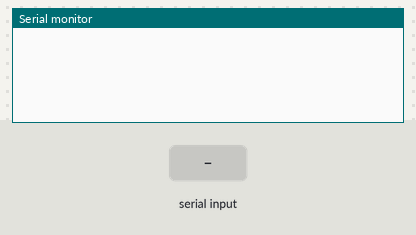
Bench run of a sketch on a simulated Arduino Mega 2560, built with avr-gcc and run on an emulated ATmega2560. Parts: the last lines printed to the serial monitor. The inputs (shaded band) are chosen by the test bench.

Above: at 1.2 s.
1.3 s: "91\n" received over the second serial link
At 2.3 s:
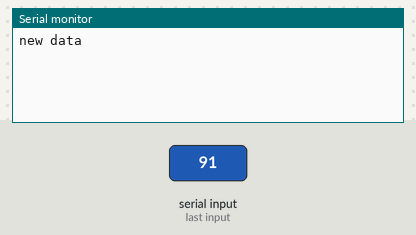
2.8 s: "93\n" received over the second serial link
At 3.4 s:
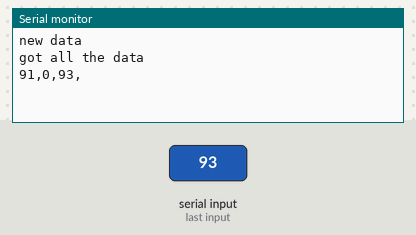
4.3 s: "93\n" received over the second serial link
At 5.8 s:
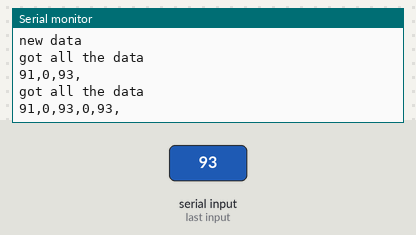

The sketch:

teensy3_6_receives_data.ino
```cpp
/*
teensy3.6 recieves data from teensy3.2 web server

data format is '[' start character, COCOON#, other data, other data, (up to 20 bytes), ']' end character

 */


byte logIncrement = 0;
const int sizeDataLog = 20;
byte dataLog[sizeDataLog] = {0};


void setup() {
  Serial1.begin(115200);
  Serial1.setTimeout(50);
  Serial.begin(115200);
}

void loop() {

  if (Serial1.available()) {
    int foundInt = Serial1.parseInt();
    //Serial.println(foundInt);
    if(foundInt == 91){ //new data
      Serial.println("new data");
      logIncrement = 0;
    }
    dataLog[logIncrement] = foundInt;
    logIncrement++;
    if(foundInt == 93){ //got all the data
      Serial.println("got all the data");
      printData();
    }
  }
}

void printData(){
  for(int i = 0; i<logIncrement; i++){
    Serial.print(dataLog[i]);
    Serial.print(",");
  }
  Serial.println();


}
```

Measured:
- after the input at 1.3 s, the serial monitor: prints a new line at once (image 1)
- after the input at 2.8 s, the serial monitor: prints a new line at once (image 2)
- after the input at 4.3 s, the serial monitor: prints a new line at once (image 3)
